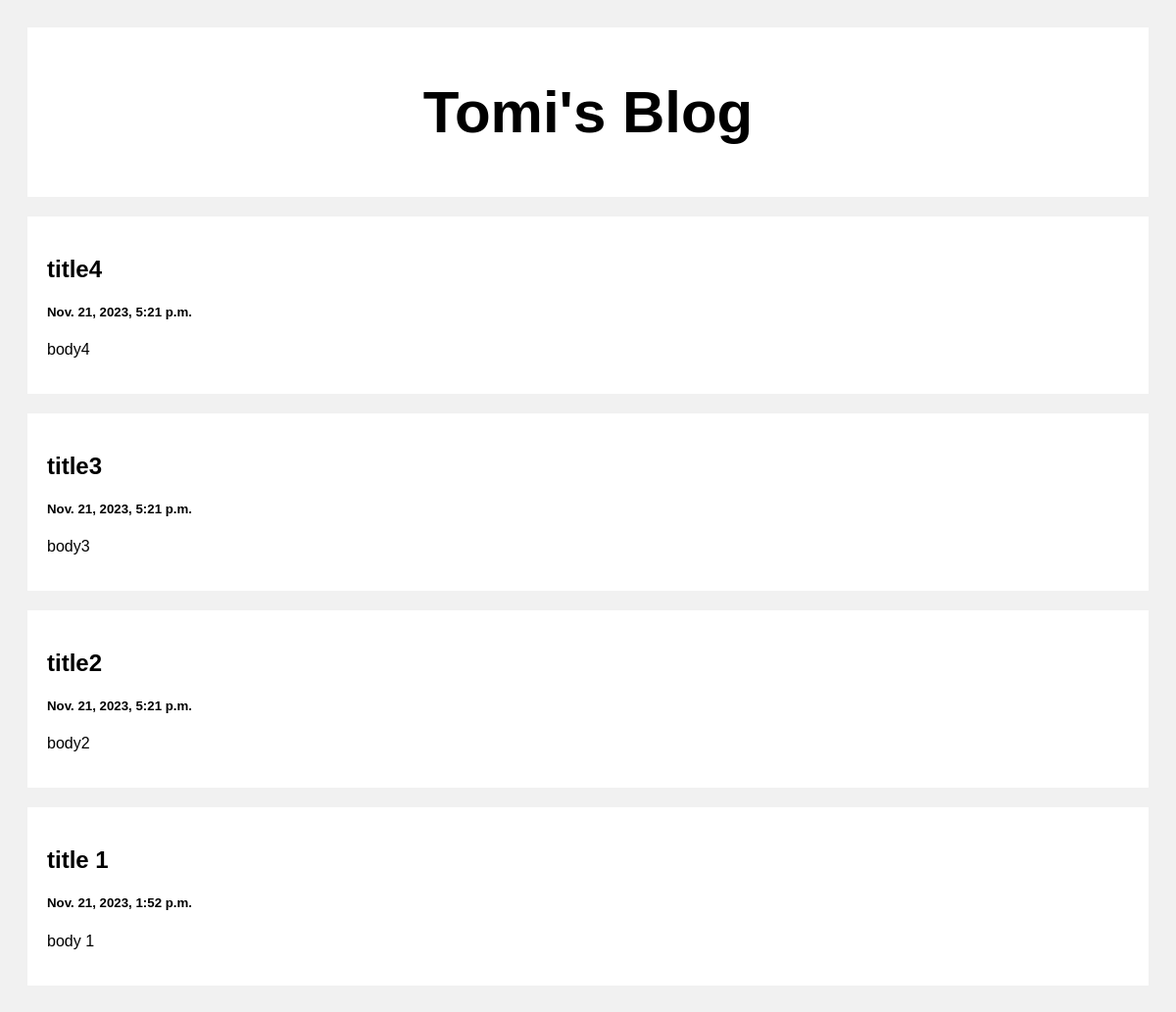
The page / on the database its author committed.
### posts/models.py (models this page shows)
class Post(models.Model):
    title = models.CharField(max_length=50)
    body = models.TextField()
    created_at = models.DateTimeField(default=datetime.now(), blank=True)

### posts/views.py (the view)
# urls.py: path('', views.index, name='index'),
def index(request):
    posts = models.Post.objects.all()
    return render(request, 'posts/index.html', {'posts': posts})

### posts/templates/posts/index.html (shortened to what this page needs)
<!DOCTYPE html>
<html>
<head>
</head>
<body>
<div class="header">
    <h2>Tomi's Blog</h2>
</div>
<div class="row">
    <div class="leftcolumn">
        {% for post in posts reversed %}
            <div class="card">
                <a style="text-decoration: none; color: black;" href="/post/{{ post.id }}">
                    <h2>{{ post.title }}</h2>
                    <h5>{{ post.created_at }}</h5>
                    <p>{{ post.body|truncatewords:20 }}</p>
                </a>
            </div>
        {% endfor %}
    </div>
</div>
</body>
</html>

### posts/templates/posts/index.html (style rules this page uses)
* { box-sizing: border-box; }
body { font-family: Arial; padding: 20px; background: #f1f1f1; }
.header { padding: 2px; font-size: 40px; text-align: center; background: white; }
.leftcolumn { float: left; width: 100%; }
.card { background-color: white; padding: 20px; margin-top: 20px; }
.row:after { content: ""; display: table; clear: both; }

### rows shown on the page
Post: title "title4", created_at "Nov. 21, 2023, 5:21 p.m.", body "body4"
Post: title "title3", created_at "Nov. 21, 2023, 5:21 p.m.", body "body3"
Post: title "title2", created_at "Nov. 21, 2023, 5:21 p.m.", body "body2"
Post: title "title 1", created_at "Nov. 21, 2023, 1:52 p.m.", body "body 1"
